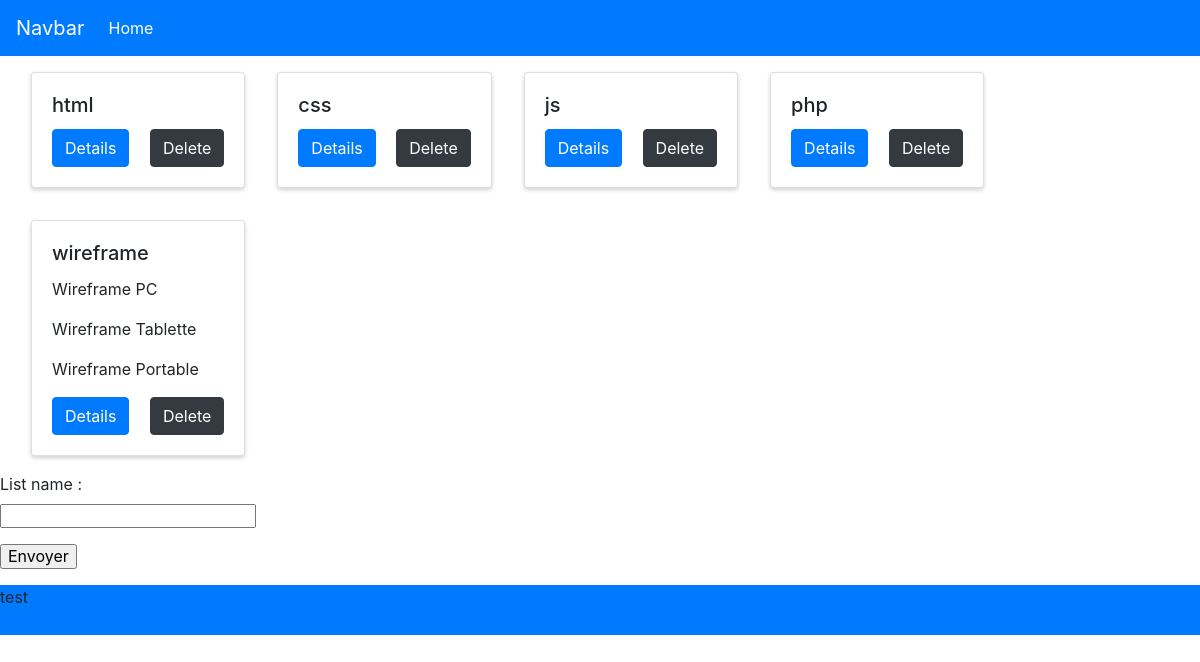
Screenshot of /project.php?page=project&id=8 with the database file from the repository.
### tables this page shows
CREATE TABLE `list` (
  `id` int(11) NOT NULL,
  `name` varchar(255) NOT NULL,
  `project_id` int(11) NOT NULL
);

CREATE TABLE `task` (
  `id` int(11) NOT NULL,
  `name` varchar(255) NOT NULL,
  `content` text NOT NULL,
  `deadline` date NOT NULL,
  `list_id` int(11) NOT NULL,
  `finished` tinyint(1) NOT NULL
);

### project.php (the view)
<?php
require('header.php');
require('bdd.php'); ?>
<div class="container-fluid">
  <div class="row m-0 p-0">
<?php $list_req = $bdd->query('SELECT * FROM list WHERE project_id =' . $_GET['id'] );
while ($list = $list_req->fetch()) { ?>
          <div class="card m-3">
            <div class="card-body">
              <h5 class="card-title"><?= $list['name']; ?></h5>
              <?php $task = $bdd->query('SELECT * FROM task WHERE list_id =' . $list['id']);
              while ($task_data = $task->fetch()) { ?>
                <p class="card-text"><?= $task_data['name'] ?></p>
              <?php } ?>
              <a href="list.php?page=list&id=<?= $list['id']; ?>" class="btn btn-primary">Details</a>
              <a class="btn btn-dark text-white ml-3" href="deletList.php?id=<?= $list['id']; ?>">Delete</a>
            </div>
          </div>
<?php } ?>
  </div>
</div>
<form method="post" action="addList.php?id=<?= $_GET['id'] ?>" class="mt-3 mb-3">
  <p>
    <label for="name_list">List name : </label><br>
    <input type="text" name="name_list" id="name_list" required/>
  </p>
    <input type="submit" value="Envoyer" />
</form>
<?php require('footer.php'); ?>

### css/main.css (style rules this page uses)
html { color: #222; font-size: 1em; line-height: 1.4; }
.container-fluid { height: 50vh; display: flex; flex-direction: column; }
.row { flex-grow: 1; }
.card { box-shadow: 0px 2px 4px rgba(0, 0, 0, 0.18); display: flex; flex-direction: column; }
.card-text { display: flex; flex-grow: 1; }

### rows the page displays
list: name "html"
list: name "css"
list: name "js"
list: name "php"
list: name "wireframe"
task: name "Wireframe PC"
task: name "Wireframe Tablette"
task: name "Wireframe Portable"
